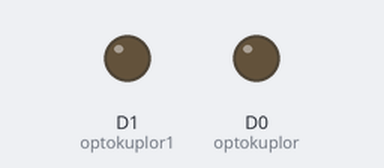
Simulated run of this sketch. Board: ESP8266 (NodeMCU). On the bench: output pins drawn as LEDs (lit = HIGH). WiFi joins after 1.5 s; servers stay silent unless stated; uploads are accepted with an empty reply; what the sketch prints to the serial monitor is not drawn.

Above: at 0.1 s.
At 2.0 s:
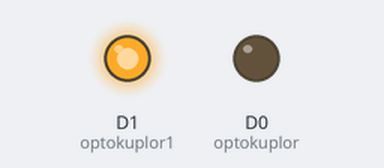
Timing chart, 0 to 3.5 s (numbered marks = the images above):
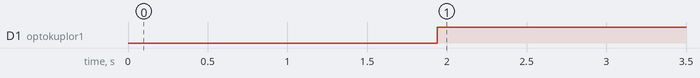

Measured:
- by itself, D1 (optokuplor1): LOW → HIGH at 1.9 s

The sketch:

_11.05_ba.ino
```cpp
#include <ArduinoJson.h>
#include <ESP8266HTTPClient.h>
#include <ESP8266WiFi.h>
bool schalter_status = true;
int optokuplor = D0;
int optokuplor1 = D1;

String setSchalterAus = "{\"jsonrpc\": \"2.0\",\"method\": \"eth_sendTransaction\",\"params\": [{\"data\": \"0x1c9d185c\",\"from\": \"0xf0198100cB8BbBA815aF45803Ce45562e8bF19AF\",\"to\": \"0x643adf2e4c754e33f286138d92a585f496fe0a65\"}],\"id\": 8}";
String callGeth(String inputJSON){
  HTTPClient http;    //Declare object of class HTTPClient

    http.begin("http://192.168.0.15:8081/");      //TRAILING SLASH AT END REQUIRED!!!
    http.addHeader("Content-Type", "application/json");  //Specify content-type header
    int httpCode = http.POST(inputJSON);   //Send the request and get http Code
    String JSONResult = http.getString();  //Get the response from Geth JSONRPC

    http.end();
    return JSONResult;
}

void setSchalterEin_func(){
  pinMode(optokuplor, OUTPUT);
  pinMode(optokuplor1, OUTPUT);
  digitalWrite(optokuplor,HIGH);
  digitalWrite(optokuplor1,LOW);
}
void setSchalterAus_func(){
  pinMode(optokuplor, OUTPUT);
  pinMode(optokuplor1, OUTPUT);
  digitalWrite(optokuplor,LOW);
  digitalWrite(optokuplor1,HIGH);
}

void setup() {
  digitalWrite(optokuplor1,LOW);
  Serial.begin(9600);
  WiFi.begin("tp-link", "12121212");
  while(WiFi.status() != WL_CONNECTED) {
    delay(500);
    Serial.println("Waiting for connection");
  }
  Serial.println("CONNECTED");
}

void loop() {
  if (WiFi.status() == WL_CONNECTED) {
    StaticJsonBuffer<1000> JSONbuffer;   //Declaring static JSON buffer and set high value maybe 500 per call
    JsonObject& gethQueryJSON = JSONbuffer.createObject();
    gethQueryJSON["jsonrpc"] = "2.0";
    gethQueryJSON["method"] = "eth_call";
    JsonArray&  gethQueryParams = gethQueryJSON.createNestedArray("params");
    JsonObject& gethCallParams = JSONbuffer.createObject();
    gethCallParams["to"] = "0x643adf2e4c754e33f286138d92a585f496fe0a65";
    gethCallParams["data"] = "0x23a67b6f";
    gethQueryParams.add(gethCallParams);
    gethQueryParams.add("latest");
    gethQueryJSON["id"] = 1;

    String gethStringJSON;
    gethQueryJSON.printTo(gethStringJSON);
    Serial.println("Get Schalter Status ");
    Serial.println(gethStringJSON);
    String gethResult = callGeth(gethStringJSON);  //Get the response from Geth JSONRPC
    JsonObject& gethJSONRPC = JSONbuffer.parseObject(gethResult);
    String lightOnString = gethJSONRPC["result"];
    lightOnString.remove(0,2);
    Serial.println(lightOnString); //wert von schalter

    if(lightOnString == "0000000000000000000000000000000000000000000000000000000000000001"){
          StaticJsonBuffer<1000> JSONbuffer;   //Declaring static JSON buffer and set high value maybe 500 per call
          JsonObject& gethQueryJSON = JSONbuffer.createObject();
          gethQueryJSON["jsonrpc"] = "2.0";
          gethQueryJSON["method"] = "eth_call";
          JsonArray&  gethQueryParams = gethQueryJSON.createNestedArray("params");
          JsonObject& gethCallParams = JSONbuffer.createObject();
          gethCallParams["to"] = "0x643adf2e4c754e33f286138d92a585f496fe0a65";
          gethCallParams["data"] = "0x5a8d08a6";
          gethQueryParams.add(gethCallParams);
          gethQueryParams.add("latest");
          gethQueryJSON["id"] = 1;

          String gethStringJSON;
          gethQueryJSON.printTo(gethStringJSON);
          Serial.println("Get Schalter Status ");
          Serial.println(gethStringJSON);
          String gethResult = callGeth(gethStringJSON);  //Get the response from Geth JSONRPC
          JsonObject& gethJSONRPC = JSONbuffer.parseObject(gethResult);
          String lightOnString = gethJSONRPC["result"];
          lightOnString.remove(0,2);
          Serial.println(lightOnString);
          long int lightOn = strtol(lightOnString.c_str(), NULL, 16);
          Serial.println(lightOn);
          setSchalterEin_func();
          int a = lightOn*1000*5;
          delay(a);

          callGeth(setSchalterAus);
          delay(10);

          }
      delay(100);
      setSchalterAus_func();
}
}
```
